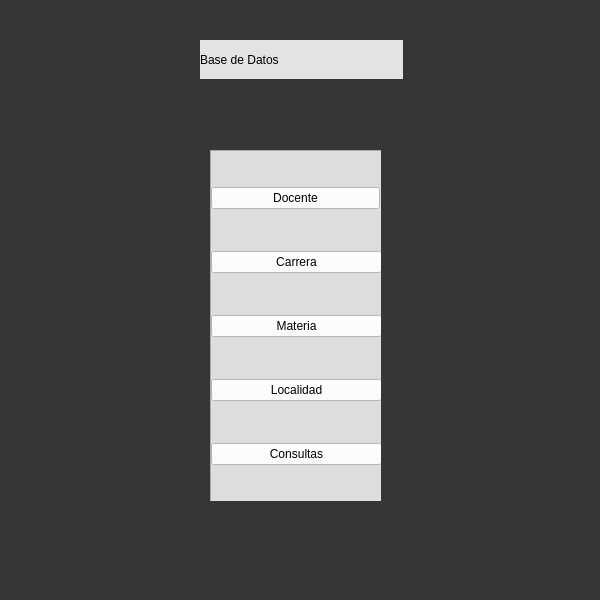
<?xml version="1.0" encoding="UTF-8"?>
<ui version="4.0">
 <class>MainWindow</class>
 <widget class="QMainWindow" name="MainWindow">
  <property name="geometry">
   <rect>
    <x>0</x>
    <y>0</y>
    <width>600</width>
    <height>600</height>
   </rect>
  </property>
  <property name="minimumSize">
   <size>
    <width>600</width>
    <height>600</height>
   </size>
  </property>
  <property name="maximumSize">
   <size>
    <width>600</width>
    <height>600</height>
   </size>
  </property>
  <property name="windowTitle">
   <string>MainWindow</string>
  </property>
  <property name="styleSheet">
   <string notr="true">background-color: rgb(54, 54, 54);</string>
  </property>
  <widget class="QWidget" name="centralwidget">
   <widget class="QLabel" name="label">
    <property name="geometry">
     <rect>
      <x>200</x>
      <y>40</y>
      <width>203</width>
      <height>39</height>
     </rect>
    </property>
    <property name="styleSheet">
     <string notr="true">background-color: rgb(227, 227, 227);
font: 24pt &quot;MS Shell Dlg 2&quot;;</string>
    </property>
    <property name="text">
     <string>Base de Datos</string>
    </property>
   </widget>
   <widget class="QFrame" name="frame">
    <property name="geometry">
     <rect>
      <x>210</x>
      <y>150</y>
      <width>171</width>
      <height>351</height>
     </rect>
    </property>
    <property name="styleSheet">
     <string notr="true">background-color: rgb(221, 221, 221);</string>
    </property>
    <property name="frameShape">
     <enum>QFrame::StyledPanel</enum>
    </property>
    <property name="frameShadow">
     <enum>QFrame::Raised</enum>
    </property>
    <widget class="QWidget" name="verticalLayoutWidget">
     <property name="geometry">
      <rect>
       <x>1</x>
       <y>1</y>
       <width>171</width>
       <height>351</height>
      </rect>
     </property>
     <layout class="QVBoxLayout" name="verticalLayout">
      <item>
       <widget class="QPushButton" name="BtnDocente">
        <property name="maximumSize">
         <size>
          <width>169</width>
          <height>16777215</height>
         </size>
        </property>
        <property name="styleSheet">
         <string notr="true">background-color: rgb(57, 57, 57);
background-color: rgb(255, 255, 255);
border-color: rgb(255, 0, 0);</string>
        </property>
        <property name="text">
         <string>Docente</string>
        </property>
       </widget>
      </item>
      <item>
       <widget class="QPushButton" name="BtnCarrera">
        <property name="styleSheet">
         <string notr="true">background-color: rgb(255, 255, 255);</string>
        </property>
        <property name="text">
         <string>Carrera</string>
        </property>
       </widget>
      </item>
      <item>
       <widget class="QPushButton" name="BtnMateria">
        <property name="styleSheet">
         <string notr="true">background-color: rgb(255, 255, 255);</string>
        </property>
        <property name="text">
         <string>Materia</string>
        </property>
       </widget>
      </item>
      <item>
       <widget class="QPushButton" name="BtnLocalidad">
        <property name="styleSheet">
         <string notr="true">background-color: rgb(255, 255, 255);</string>
        </property>
        <property name="text">
         <string>Localidad</string>
        </property>
       </widget>
      </item>
      <item>
       <widget class="QPushButton" name="BtnConsultas">
        <property name="styleSheet">
         <string notr="true">background-color: rgb(255, 255, 255);</string>
        </property>
        <property name="text">
         <string>Consultas</string>
        </property>
       </widget>
      </item>
     </layout>
    </widget>
   </widget>
  </widget>
  <widget class="QStatusBar" name="statusbar"/>
 </widget>
 <resources/>
 <connections/>
</ui>
